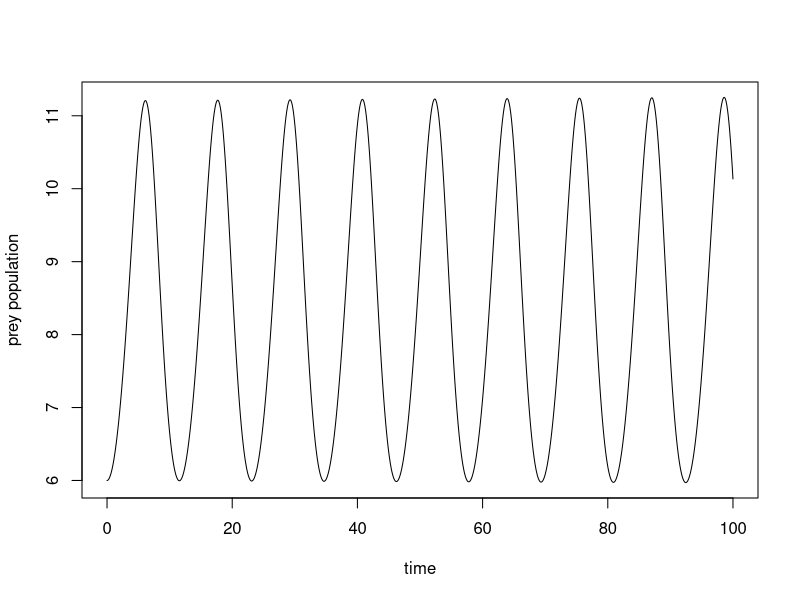
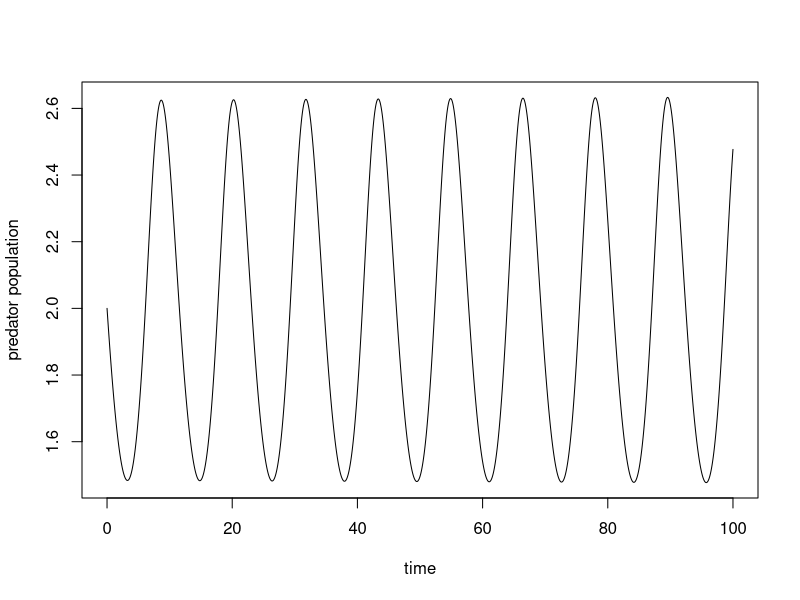

These figures' R source, in order:
# Constants
dt <- 0.001
breed <- 0.6
prey_rate <- 0.3
pred_grow <- 0.20 * prey_rate
pred_deat <- 0.5
iter <- round(100/dt)

# Preallocation
x <- array(-9999, dim = iter)
y <- x
t <- x

# Initial conditions
t[1] <- 0
x[1] <- 6 # initial prey
y[1] <- 2 # initial pred

# Actual calculations
for (i in 2:iter) {
      t[i] <- t[(i-1)] + dt
      x[i] <- x[(i-1)] + dt * (x[(i-1)] * breed - x[(i-1)] * y[(i-1)] * prey_rate)
      y[i] <- y[(i-1)] + dt * (y[(i-1)] * x[(i-1)] * pred_grow - y[(i-1)] * pred_deat)
}

plot(t,x, type = "l", ylab = "prey population", xlab = "time")
plot(t,y, type = "l", ylab = "predator population", xlab = "time")
